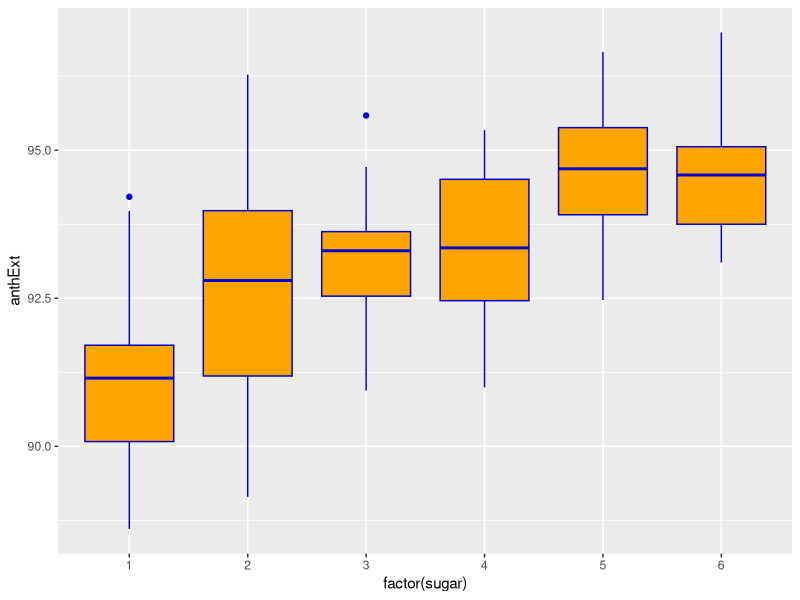
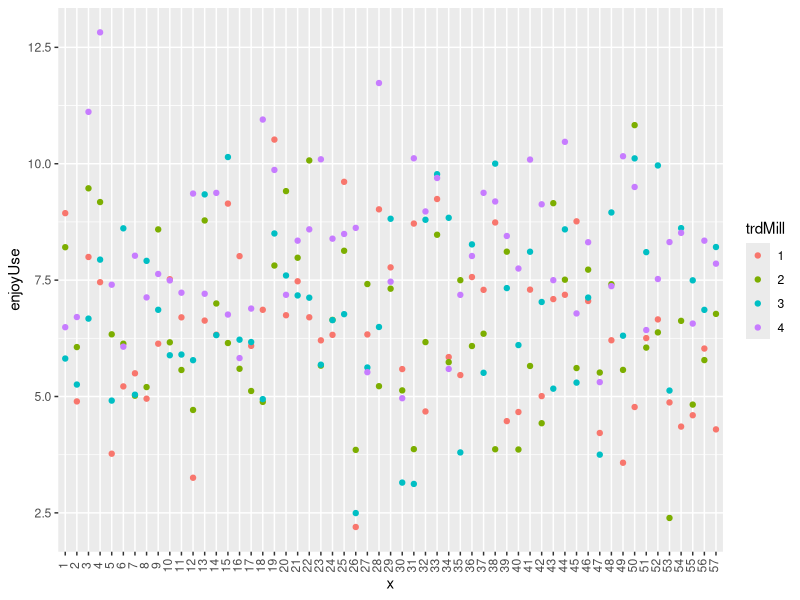
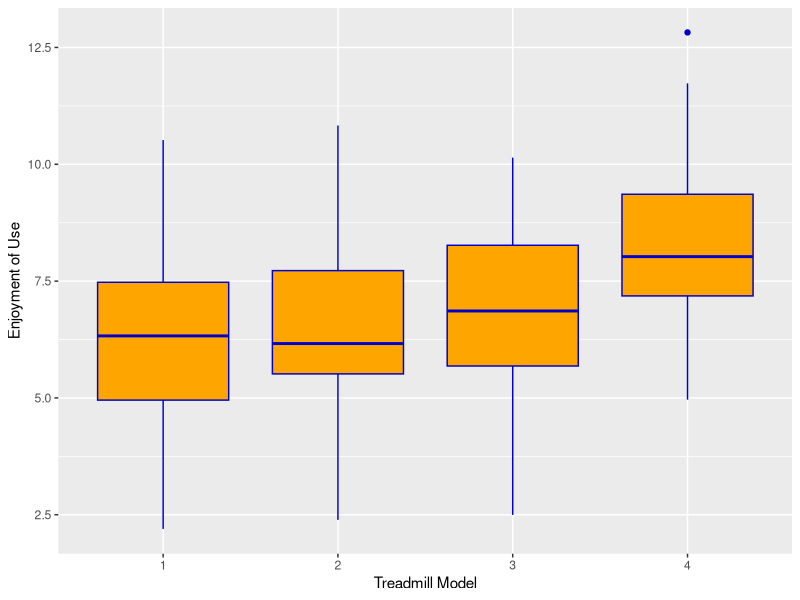

Here is the R script that generated these plots, in order:
## ---- chunk 1
library(tidyverse)
## ---- chunk 2
   
berry <- read.csv("data/berry_texture.csv")
names(berry)
berry %>%
  ggplot(aes(x=factor(sugar), y=anthExt)) +
    geom_boxplot(colour="blue3", fill="orange")
## ---- chunk 3
tm1 <- read.csv("data/treadmill1.csv")
head(tm1)

tm1 %>%
  mutate(trdMill = factor(trdMill)) %>%
  ggplot(aes(x=factor(subject), y=enjoyUse, colour=trdMill)) +
    geom_point() +
    scale_x_discrete(name = 'x') +
    theme(axis.text.x = element_text(angle=90, vjust=0.25))
## ---- chunk 4
tm1 %>%
  mutate(trdMill = factor(trdMill)) %>%
  ggplot(aes(x=trdMill, y=enjoyUse)) +
    geom_boxplot(colour="blue3", fill="orange") +
    xlab("Treadmill Model") +
    ylab("Enjoyment of Use")
